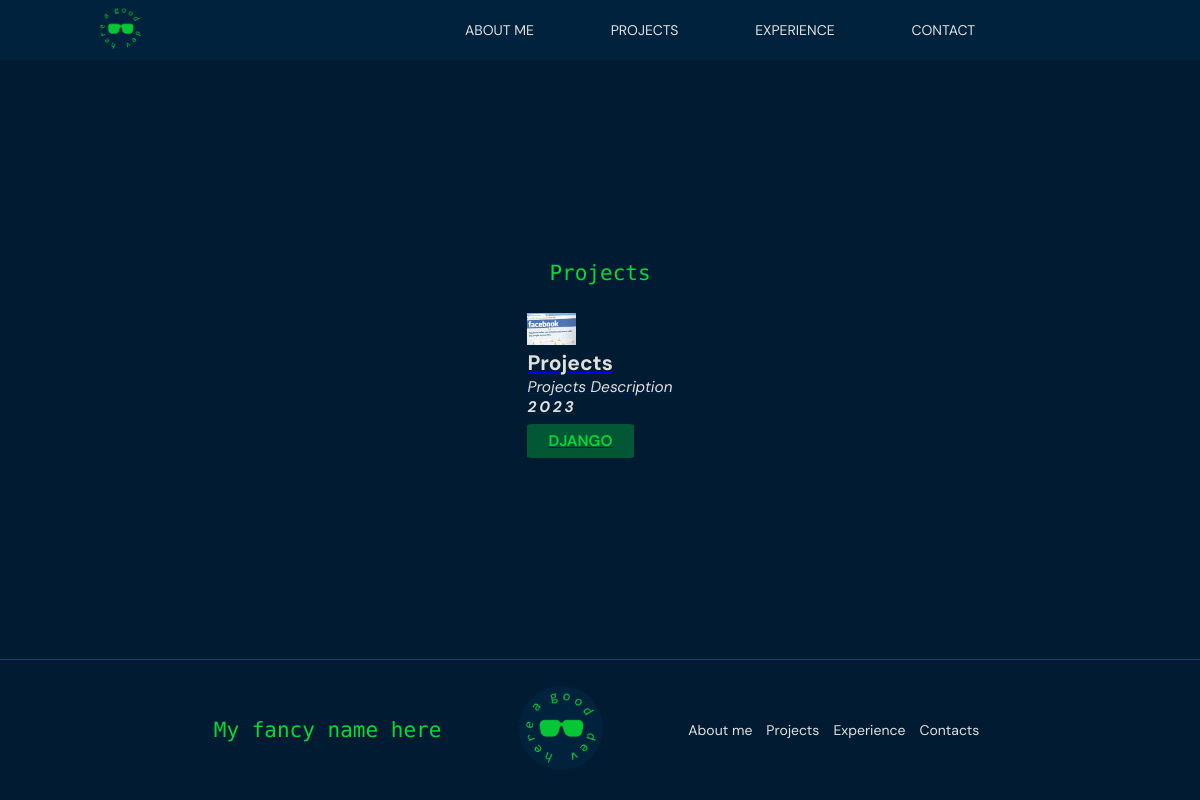
/projects/, run on the app's committed database.
### projects/models.py (models this page shows, shortened)
class Project(models.Model):
    name = models.CharField(max_length=255)
    description = models.TextField()
    year = models.IntegerField()
    img = models.ImageField(upload_to='project_images/')
    repository = models.URLField()
    technologies = models.ManyToManyField(Tech)

class Tech(models.Model):
    name = models.CharField(max_length=100)

### projects/views.py (the view)
# urls.py: path('projects/', projects_list, name='projects_list'),
def projects_list(request):
    projects = Project.objects.all()
    return render(request, 'projects/projects_list.html', {
        'pro': projects
    })

### templates/projects/projects_list.html (shortened to what this page needs)
{% extends 'base.html' %}
{% load static %}
{% block content %}
<section id="projects" class="projects-section center">
    <h2>Projects</h2>
    <div id="projects-list">
        {% for pro in pro %}
        <div class="projects-card">
            <a href="{{ pro.repository }}" target="blank">
                <img src="{{ pro.img.url }}" alt="">
                        <p>{{pro.name}}</p>
                        <p>{{pro.description}}</p>
                        <p>{{pro.year}}</p>
                <div class="technologies center">
                    {% for tech in pro.technologies.all %}
                        <label>{{ tech.name }}</label>
                    {% endfor %}
                </div>
            </a>
        </div>
        {% endfor %}
    </div>
</section>
{% endblock content %}

### static/css/base.css (style rules this page uses)
:root { --background-color: #011C32; --header-color: #01223D; --accent-color: #05D939; --accent-color-shade: #025834; --neutral-color: #e0e0e0; --mono-font: 'DM Mono', monospace; --sans-font: 'DM Sans', sans-serif; }
.center { display: flex; justify-content: center; align-items: center; }
html { font-size: 14px; background-color: var(--background-color); }
* { font-family: var(--sans-font); margin: 0px; padding: 0px; }
body { height: 100vh; display: flex; flex-direction: column; justify-content: space-between; }
h2 { color: var(--accent-color); font-family: var(--mono-font); font-weight: 400; }
p { color: var(--neutral-color); font-size: 1.1rem; }

### static/css/header.css (style rules this page uses)
img { width: 3.5rem; }
label { cursor: pointer; }

### static/css/sections.css (style rules this page uses)
.skills label, .technologies label { cursor: initial; color: var(--accent-color); background-color: var(--accent-color-shade); font-size: 1.1rem; text-transform: uppercase; padding: 0.5rem 1.5rem; border-radius: 5%; font-weight: 600; }
.projects-section { flex-direction: column; margin: 4rem 0px; }
#projects-list { margin-top: 2rem; display: flex; flex-wrap: wrap; justify-content: center; width: 100%; gap: 2rem; }
a p:nth-child(2), .experience-card p:nth-child(1) { font-size: 1.5rem; font-weight: bolder; }
a p:nth-child(3), .experience-card p:nth-child(2) { font-style: italic; }
a p:nth-child(4), .experience-card p:nth-child(4) { font-style: italic; font-weight: bolder; letter-spacing: 0.2rem; }
.technologies { justify-content: flex-start; gap: 0.5rem; flex-wrap: wrap; margin-top: 0.5rem; }

### data on the page
Project: img (picture), name "Projects", description "Projects Description", year "2023"
Tech: name "DJANGO"
